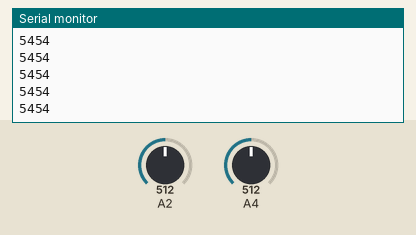
This sketch was run on a simulated Arduino Uno, built with avr-gcc and run on an emulated ATmega328P. On the bench: the last lines printed to the serial monitor. The test bench sets the inputs (shaded band); at power-on: A2 = 512, A4 = 512.

Above: at 1.2 s.
1.3 s: A2 set to 716
At 2.2 s:
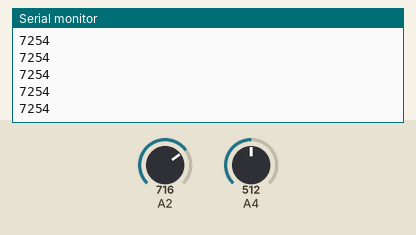
2.8 s: A4 set to 716
At 3.9 s:
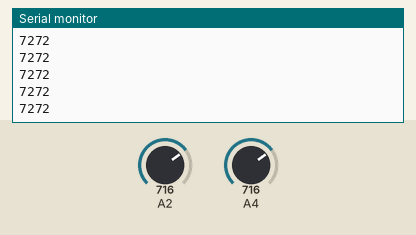
4.3 s: A2 set to 900
At 5.3 s:
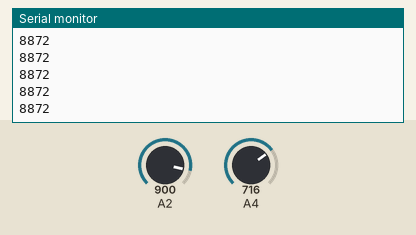
5.8 s: A4 set to 900
At 6.5 s:
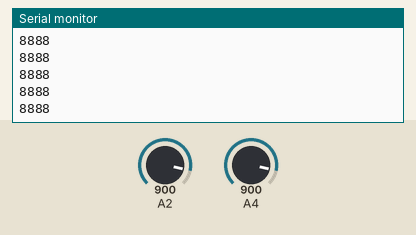
Timing chart, 0 to 8.3 s (numbered marks = the images above; inputs shaded):
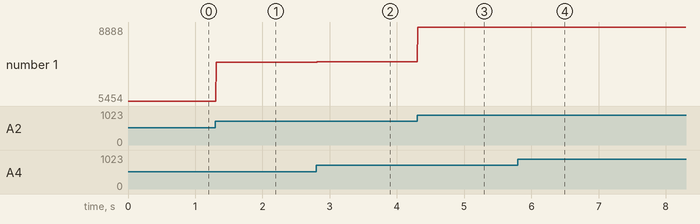

Measured:
- after the input at 1.3 s, the serial monitor: prints a new line at once (image 1)
- after the input at 2.8 s, the serial monitor: prints a new line at once (image 2)
- after the input at 4.3 s, the serial monitor: prints a new line at once (image 3)
- after the input at 5.8 s, the serial monitor: prints a new line at once (image 4)
- plotted number 1: 5454 → 7254 after the input at 1.3 s, 7254 → 7272 after the input at 2.8 s, 7272 → 8872 after the input at 4.3 s, 8872 → 8888 after the input at 5.8 s

The sketch:

wirelessTransmitter.ino
```cpp
#include <SoftwareSerial.h>

SoftwareSerial HC12(10, 11); // HC-12 TX Pin, HC-12 RX Pin
int sendMsg;

void setup() {
  Serial.begin(9600);             // Serial port to computer
  HC12.begin(9600);               // Serial port to HC12

}

void loop() {
  //Serial.print(" ");
  //Serial.println(analogRead(A2));
  sendMsg = 100 * map(analogRead(A2),0, 1024, 10, 99) + map(analogRead(A4),0, 1024, 10, 99);
  HC12.println(sendMsg);
  Serial.println(sendMsg);

}
```
